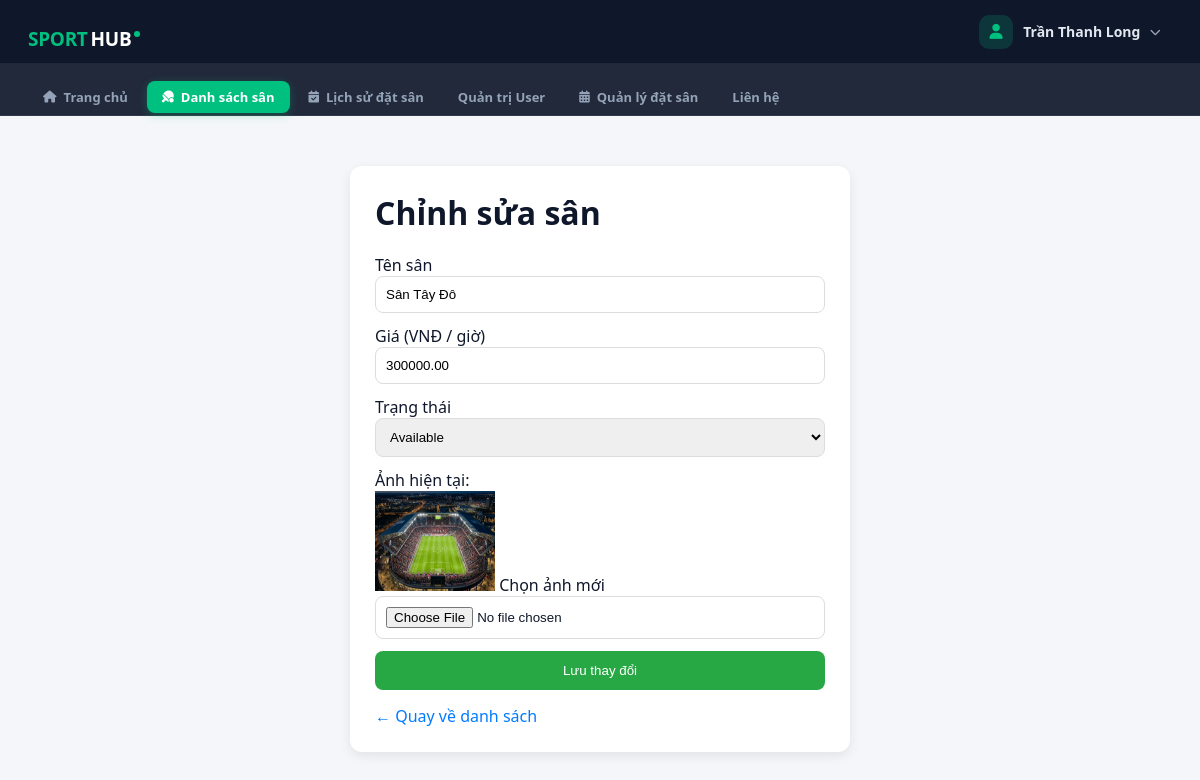
The page /public/index.php?action=edit&id=8 (signed in) on the database its author committed.
### tables this page shows
CREATE TABLE `courts` (
  `id` int(11) NOT NULL,
  `name` varchar(100) NOT NULL COMMENT 'VD: San A1, San VIP B2',
  `price` decimal(10,2) NOT NULL COMMENT 'Gia thue gio thuong (VND)',
  `status` enum('available','booked','maintenance') NOT NULL DEFAULT 'available',
  `address` varchar(100) DEFAULT NULL COMMENT 'địa chỉ sân',
  `image` text DEFAULT NULL,
  `created_at` datetime NOT NULL DEFAULT current_timestamp(),
  `updated_at` datetime NOT NULL DEFAULT current_timestamp() ON UPDATE current_timestamp(),
  `owner_id` int(11) DEFAULT NULL
);

### src/Controllers/CourtsController.php (called while the page is built, shortened)
<?php
class CourtsController
{
    private $courtsModel;
    public function __construct()
    {
        $this->courtsModel = new CourtsModel();
    }
    public function edit()
    {
        $id = $_GET['id'];
        $court = $this->courtsModel->getCourtById($id);
        require_once PROJECT_ROOT . '/views/layout/header.php';
        require_once PROJECT_ROOT . '/views/Courts/CourtsEdit.php';
        require_once PROJECT_ROOT . '/views/layout/footer.php';
    }
}

### src/database.php (called while the page is built, shortened)
<?php
class Database
{
    private static $instance = null;
    private $conn;
    private $host = 'localhost';
    private $db_name = 'datsan_thethao_db';
    private $username = 'root';
    private $password = '';
    private function __construct()
    {
        try {
            $this->conn = new
                PDO(
                    "mysql:host={$this->host};dbname={$this->db_name}",
                    $this->username,
                    $this->password
                );
            $this->conn->setAttribute(
                PDO::ATTR_ERRMODE,
                PDO::ERRMODE_EXCEPTION
            );
            $this->conn->exec("set names utf8");
        } catch (PDOException $exception) {
            echo "Connection error: " . $exception->getMessage();
        }
    }
    public static function getInstance()
    {
        if (!self::$instance) {
            self::$instance = new Database();
        }
        return self::$instance;
    }
    public function getConnection()
    {
        return $this->conn;
    }
}

### src/Models/CourtsModel.php (called while the page is built, shortened)
<?php
class CourtsModel
{
    private $conn;
    public function __construct()
    {
        $this->conn = Database::getInstance()->getConnection();
    }
    public function getCourtById($id)
    {
        $stmt = $this->conn->prepare("
            SELECT * FROM courts WHERE id = :id
        ");
        $stmt->bindParam(':id', $id, PDO::PARAM_INT);
        $stmt->execute();
        return $stmt->fetch(PDO::FETCH_ASSOC);
    }
}

### views/Courts/CourtsEdit.php (the view, shortened to what this page needs)
<!DOCTYPE html>
<html lang="vi">
<head>
</head>
<body>
    <div class="container">
        <div class="card">
            <h1>Chỉnh sửa sân</h1>
            <form action="index.php?action=update" method="POST" enctype="multipart/form-data">
                <label>Tên sân</label>
                <input type="text" name="name"
                    value="<?= htmlspecialchars($court['name']) ?>" required>
                <label>Giá (VNĐ / giờ)</label>
                <input type="number" name="price"
                    value="<?= $court['price'] ?>" required>
                <label>Trạng thái</label>
                <select name="status">
                    <option value="available" <?= $court['status'] == 'available' ? 'selected' : '' ?>>Available</option>
                </select>
                <p>Ảnh hiện tại:</p>
                <img src="/quanly_datsan_thethao/public/upload/img_courts/<?= htmlspecialchars($court['image']) ?>"
                    width="120" height="100">
                <label>Chọn ảnh mới</label>
                <input type="file" name="image">
                <button type="submit">Lưu thay đổi</button>
            </form>
            <a href="index.php">← Quay về danh sách</a>
        </div>
    </div>
</body>
</html>

### views/layout/header.php (style rules this page uses)
*, *::before, *::after { box-sizing: border-box; margin: 0; padding: 0; }
:root { --primary: #00c07f; --primary-dark: #00a06a; --dark: #0f172a; --nav-bg: #0f172a; --nav-border: rgba(255, 255, 255, .07); --text-muted: #94a3b8; --surface: #ffffff; --page-bg: #f1f5f9; --border: #e2e8f0; --danger: #f43f5e; }
html { overflow-y: scroll; }
body { padding-top: 116px; font-family: 'Plus Jakarta Sans', sans-serif; background: var(--page-bg); color: var(--dark); -webkit-font-smoothing: antialiased; }
.container { width: 100%; max-width: 100%; padding: 0; }

### views/Courts/CourtsEdit.php (style rules this page uses)
body { font-family: 'Segoe UI', sans-serif; background: #f4f6f9; margin: 0; }
.container { max-width: 500px; margin: 50px auto; }
.card { background: white; padding: 25px; border-radius: 12px; box-shadow: 0 4px 12px rgba(0, 0, 0, 0.08); }
h1 { margin-bottom: 20px; }
input, select { width: 100%; padding: 10px; margin-bottom: 12px; border-radius: 8px; border: 1px solid #ddd; }
button { width: 100%; padding: 12px; background: #28a745; color: white; border: none; border-radius: 8px; cursor: pointer; }
a { display: inline-block; margin-top: 15px; text-decoration: none; color: #007bff; }

### rows shown on the page
courts: name "Sân Tây Đô", price "300000.00", status "Available", image (placeholder picture)

### other values the page prints
$_SESSION['user_name'] "Trần Thanh Long"
